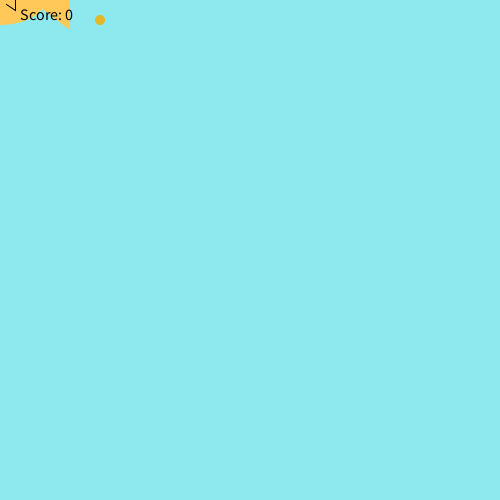
Frame 1 (no input)
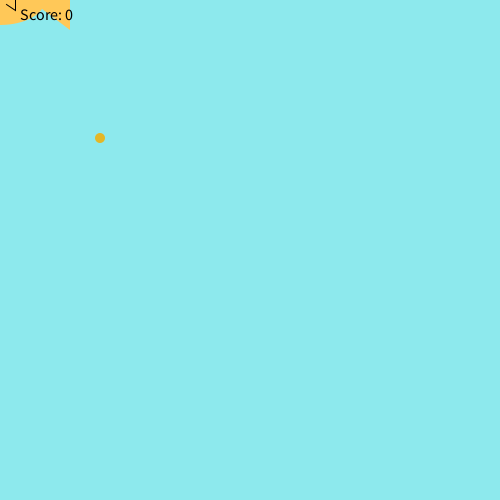
Frame 60 (the mouse pressed at the canvas centre just before this capture)
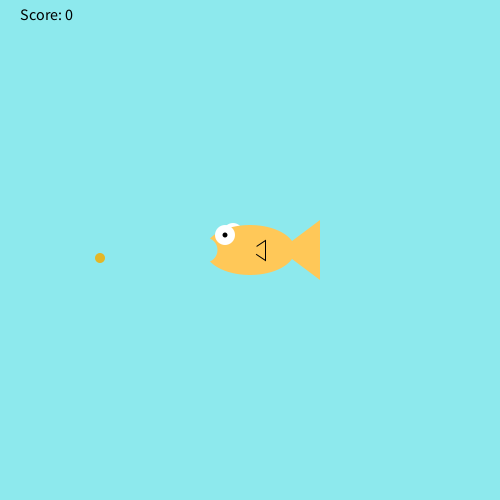
Frame 120 (the mouse held since frame 60 and released just before this capture)

The Processing sketch that drew these frames (run headless with seeded random() and noise(); from frame 60 on, the mouse is pressed at the canvas centre):

// Processing sketch: Fish_Feeder
// ── Fish_Feeder.pde
int foodX = 100;
int foodY = 20;
int score = 0;
void setup(){
  size(500,500);
}
  void draw(){
    background(141,233,237);
    fill(#E3B727);
    noStroke();
    ellipse(foodX, foodY, 10, 10);
    foodY = foodY+2+score/3;
    if (foodY>500){
      foodY=20;
      foodX= (int) random(0,500);
      score--;
    }
    drawFish();
    checkCatch(foodX,foodY);
    fill(0, 0, 0);
textSize(16);
text("Score: " + score, 20, 20);


  }
  void drawFish(){
     noStroke();
     fill(255,255,255);
     ellipse(mouseX-17,mouseY-17,20,20); //back side eye
     fill(255,200,88);
     ellipse(mouseX,mouseY,90+score,50+score); //body
     triangle(mouseX+30,mouseY,mouseX+70,mouseY+30,mouseX+70,mouseY-30); //tail
     stroke(0);
     triangle(mouseX,mouseY,mouseX+15,mouseY+10,mouseX+15,mouseY-10); //side fin
     noStroke();
     fill(255,200,88);
     ellipse(mouseX,mouseY,15,15); //side fin cover
     noStroke();
     fill(255,255,255);
     ellipse(mouseX-25,mouseY-15,20,20); //front eye
     fill(0,0,0);
     ellipse(mouseX-25,mouseY-15,5,5); //pupil
     fill(141,233,237);
     ellipse(mouseX-45,mouseY,25,25); //mouth
}
void checkCatch(int x, int y){
     if(x > mouseX-70-score && x < mouseX+70+score){
          if(y > mouseY-25-score && y < mouseY+30+score){
               score++;
               foodY = 20; //if the food was eaten, make more food fall from the top
               foodX = (int) random(width-20);
          }
     }
     else if (foodY > height && score > 0){
          score--;
     }
}
